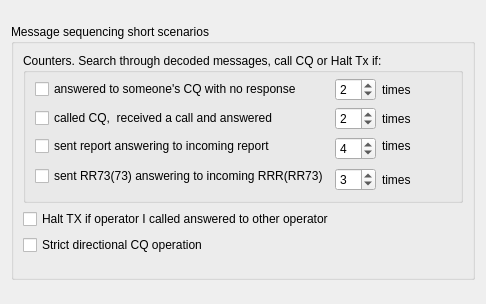
     <widget class="QWidget" name="sequencing_tab">
      <attribute name="title">
       <string>Sequencing</string>
      </attribute>
      <layout class="QGridLayout" name="gridLayout_41">
       <item row="0" column="0">
        <layout class="QVBoxLayout" name="verticalLayout_18">
         <item>
          <spacer name="verticalSpacer_15">
           <property name="orientation">
            <enum>Qt::Vertical</enum>
           </property>
           <property name="sizeType">
            <enum>QSizePolicy::Preferred</enum>
           </property>
           <property name="sizeHint" stdset="0">
            <size>
             <width>13</width>
             <height>13</height>
            </size>
           </property>
          </spacer>
         </item>
         <item>
          <widget class="QGroupBox" name="groupBox_9">
           <property name="title">
            <string>Message sequencing short scenarios</string>
           </property>
           <layout class="QGridLayout" name="gridLayout_40">
            <item row="0" column="0">
             <layout class="QVBoxLayout" name="verticalLayout_15">
              <item>
               <widget class="QGroupBox" name="groupBox_11">
                <property name="toolTip">
                 <string>&lt;html&gt;&lt;head/&gt;&lt;body&gt;&lt;p&gt;AutoSeq 1..3: call CQ when counter is reached. AutoSeq 6/7: search through decoded messages for any valid 'CQ' or '73' message, call CQ if there no such messages found. Halt Tx if Single Shot QSO option is enabled in AutoSeq tab.&lt;/p&gt;&lt;/body&gt;&lt;/html&gt;</string>
                </property>
                <property name="title">
                 <string>Counters. Search through decoded messages, call CQ or Halt Tx if:</string>
                </property>
                <layout class="QGridLayout" name="gridLayout_36">
                 <property name="topMargin">
                  <number>5</number>
                 </property>
                 <item row="0" column="0">
                  <layout class="QHBoxLayout" name="horizontalLayout_37">
                   <item>
                    <layout class="QGridLayout" name="gridLayout_34">
                     <item row="0" column="1">
                      <widget class="QSpinBox" name="sbAnswerCQCounter">
                       <property name="enabled">
                        <bool>true</bool>
                       </property>
                       <property name="minimum">
                        <number>1</number>
                       </property>
                       <property name="maximum">
                        <number>21</number>
                       </property>
                       <property name="value">
                        <number>2</number>
                       </property>
                      </widget>
                     </item>
                     <item row="0" column="2">
                      <widget class="QLabel" name="label_23">
                       <property name="enabled">
                        <bool>true</bool>
                       </property>
                       <property name="text">
                        <string>times</string>
                       </property>
                      </widget>
                     </item>
                     <item row="1" column="0">
                      <widget class="QCheckBox" name="answerInCallCount_checkBox">
                       <property name="enabled">
                        <bool>true</bool>
                       </property>
                       <property name="toolTip">
                        <string/>
                       </property>
                       <property name="text">
                        <string>called CQ,  received a call and answered</string>
                       </property>
                      </widget>
                     </item>
                     <item row="1" column="1">
                      <widget class="QSpinBox" name="sbAnswerInCallCounter">
                       <property name="enabled">
                        <bool>true</bool>
                       </property>
                       <property name="minimum">
                        <number>1</number>
                       </property>
                       <property name="maximum">
                        <number>21</number>
                       </property>
                       <property name="value">
                        <number>2</number>
                       </property>
                      </widget>
                     </item>
                     <item row="1" column="2">
                      <widget class="QLabel" name="label_26">
                       <property name="enabled">
                        <bool>true</bool>
                       </property>
                       <property name="text">
                        <string>times</string>
                       </property>
                      </widget>
                     </item>
                     <item row="2" column="1" rowspan="2">
                      <widget class="QSpinBox" name="sbSentRReportCounter">
                       <property name="enabled">
                        <bool>true</bool>
                       </property>
                       <property name="minimum">
                        <number>1</number>
                       </property>
                       <property name="maximum">
                        <number>21</number>
                       </property>
                       <property name="value">
                        <number>4</number>
                       </property>
                      </widget>
                     </item>
                     <item row="2" column="2">
                      <widget class="QLabel" name="label_27">
                       <property name="enabled">
                        <bool>true</bool>
                       </property>
                       <property name="text">
                        <string>times</string>
                       </property>
                      </widget>
                     </item>
                     <item row="3" column="0" rowspan="2">
                      <widget class="QCheckBox" name="sentRR7373Count_checkBox">
                       <property name="enabled">
                        <bool>true</bool>
                       </property>
                       <property name="text">
                        <string>sent RR73(73) answering to incoming RRR(RR73)</string>
                       </property>
                      </widget>
                     </item>
                     <item row="4" column="1">
                      <widget class="QSpinBox" name="sbSentRR7373Counter">
                       <property name="enabled">
                        <bool>true</bool>
                       </property>
                       <property name="minimum">
                        <number>1</number>
                       </property>
                       <property name="maximum">
                        <number>21</number>
                       </property>
                       <property name="value">
                        <number>3</number>
                       </property>
                      </widget>
                     </item>
                     <item row="4" column="2">
                      <widget class="QLabel" name="label_28">
                       <property name="enabled">
                        <bool>true</bool>
                       </property>
                       <property name="text">
                        <string>times</string>
                       </property>
                      </widget>
                     </item>
                     <item row="0" column="0">
                      <widget class="QCheckBox" name="answerCQCount_checkBox">
                       <property name="enabled">
                        <bool>true</bool>
                       </property>
                       <property name="toolTip">
                        <string/>
                       </property>
                       <property name="text">
                        <string>answered to someone's CQ with no response</string>
                       </property>
                      </widget>
                     </item>
                     <item row="2" column="0">
                      <widget class="QCheckBox" name="sentRReportCount_checkBox">
                       <property name="enabled">
                        <bool>true</bool>
                       </property>
                       <property name="toolTip">
                        <string/>
                       </property>
                       <property name="text">
                        <string>sent report answering to incoming report</string>
                       </property>
                      </widget>
                     </item>
                    </layout>
                   </item>
                   <item>
                    <spacer name="horizontalSpacer_30">
                     <property name="orientation">
                      <enum>Qt::Horizontal</enum>
                     </property>
                     <property name="sizeHint" stdset="0">
                      <size>
                       <width>40</width>
                       <height>20</height>
                      </size>
                     </property>
                    </spacer>
                   </item>
                  </layout>
                 </item>
                </layout>
               </widget>
              </item>
              <item>
               <layout class="QHBoxLayout" name="horizontalLayout_27">
                <item>
                 <layout class="QGridLayout" name="gridLayout_33">
                  <item row="4" column="0">
                   <widget class="QCheckBox" name="haltTxReplyOther_checkBox">
                    <property name="enabled">
                     <bool>true</bool>
                    </property>
                    <property name="toolTip">
                     <string>&lt;html&gt;&lt;head/&gt;&lt;body&gt;&lt;p&gt;This option is being used for non-overlapping spectra scenario. Tx will be halted if spectra have common frequencies with no respect to this setting.&lt;/p&gt;&lt;/body&gt;&lt;/html&gt;</string>
                    </property>
                    <property name="text">
                     <string>Halt TX if operator I called answered to other operator</string>
                    </property>
                   </widget>
                  </item>
                  <item row="5" column="0">
                   <widget class="QCheckBox" name="strictDirCQ_checkBox">
                    <property name="toolTip">
                     <string>&lt;html&gt;&lt;head/&gt;&lt;body&gt;&lt;p&gt;By default autoselection ignoring received/transmitted direction of CQ if there is a valid 'new DXCC' message decoded, either incoming call or selection from decoded CQ/73 messages. This option eliminates 'new DXCC' exception in autoselection for directional CQ processing.&lt;/p&gt;&lt;/body&gt;&lt;/html&gt;</string>
                    </property>
                    <property name="text">
                     <string>Strict directional CQ operation</string>
                    </property>
                   </widget>
                  </item>
                 </layout>
                </item>
                <item>
                 <spacer name="horizontalSpacer_17">
                  <property name="orientation">
                   <enum>Qt::Horizontal</enum>
                  </property>
                  <property name="sizeHint" stdset="0">
                   <size>
                    <width>13</width>
                    <height>20</height>
                   </size>
                  </property>
                 </spacer>
                </item>
               </layout>
              </item>
              <item>
               <spacer name="verticalSpacer_18">
                <property name="orientation">
                 <enum>Qt::Vertical</enum>
                </property>
                <property name="sizeHint" stdset="0">
                 <size>
                  <width>13</width>
                  <height>13</height>
                 </size>
                </property>
               </spacer>
              </item>
             </layout>
            </item>
           </layout>
          </widget>
         </item>
         <item>
          <spacer name="verticalSpacer_11">
           <property name="orientation">
            <enum>Qt::Vertical</enum>
           </property>
           <property name="sizeHint" stdset="0">
            <size>
             <width>13</width>
             <height>13</height>
            </size>
           </property>
          </spacer>
         </item>
        </layout>
       </item>
      </layout>
     </widget>
